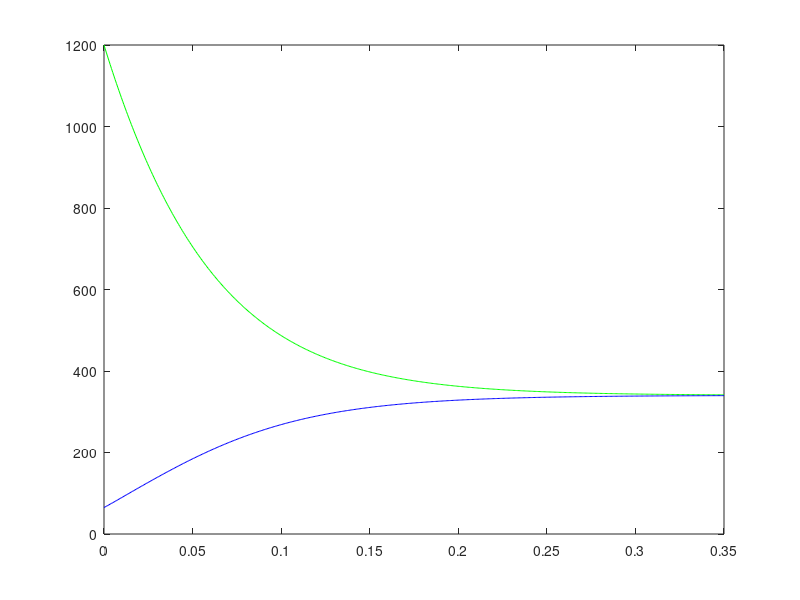

Write MATLAB code to recreate this figure.
function chlodzenie_preta
    h = 50;
    A = 0.0109;
    mb = 0.2;
    mw = 2.5;
    cb = 0.22;
    tspan  = [0 0.35];
    ic = [1200 65];
    [t, y] = func(h, A, mb, cb, mw, ic, tspan);
    count = size(y,2);
    plot(t,y(1,1:count),'g', t, y(2,1:count), 'b')
end

% rownania stanu
function [t, y] = func(h, A, mb, cb, mw, ic, ts)
    f1 = @(x) F1(x, h, A, mb, cb);
    f2 = @(x) F2(x, h, A, mw);
    [t, y] = euler({f1, f2}, ts, ic);
end

function y = F1(y, h, A, m, c)
    alpha = (h * A)/(m * c);
    y = (y(2) - y(1)) * alpha;
end

function y = F2(y, h, A, m)
    beta = (h * A)/(m * fcw(y(2)));
    y = (y(1) - y(2)) * beta;
end

function [t, y] = euler(func, tspan, x0)
    count = 500;
    t = linspace(tspan(1), tspan(2), count);
    numberOfFunctions = size(func, 2);
    y = zeros(numberOfFunctions, count);
    for i = 1:numberOfFunctions
        y(i, 1) = x0(i);
    end
    for i = 2:count
        step = t(i) - t(i-1);
        for j = 1:numberOfFunctions
            stepValue = step * func{j}(y(1:numberOfFunctions, i-1));
            y(j, i) = y(j, i - 1) + stepValue;
        end
    end
end

% model współczynnika pojemnosci cieplnej oleju chlodzacego
function cw = fcw(T)
    Tid = [0, 55, 70, 100, 200, 400, 1000, 2000];
    cwd = [0.2, 0.12, 0.1, 0.08, 0.05, 0.03, 0.02, 0.016];
    polyn = spline(Tid, cwd);
    cw = ppval(polyn,T);
end